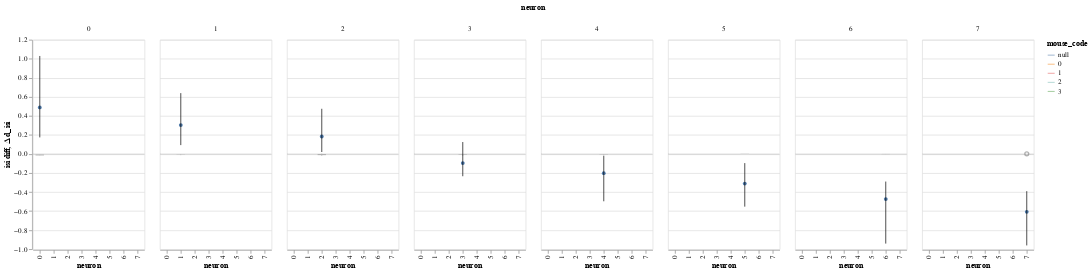

Notebook cell for this chart:
### Code cell
(chart_d+chart_p).facet(column='neuron')

### Figure 1 — Vega-Lite specification as saved in the notebook (floating-point values rounded to 4 significant figures)
{"config": {"view": {"continuousWidth": 400, "continuousHeight": 300}}, "data": {"name": "data-78a3a6a28a25f4ab50ee77d383b8af43"}, "facet": {"column": {"type": "quantitative", "field": "neuron"}}, "spec": {"layer": [{"mark": {"type": "line", "fill": null, "opacity": 0.5, "size": 3}, "encoding": {"color": {"type": "nominal", "field": "mouse_code"}, "x": {"type": "ordinal", "field": "neuron"}, "y": {"type": "quantitative", "field": "isi diff", "scale": {"zero": false}}}}, {"mark": {"type": "boxplot", "color": "black", "opacity": 0.3, "size": 12}, "encoding": {"x": {"type": "ordinal", "field": "neuron"}, "y": {"type": "quantitative", "field": "isi diff", "scale": {"zero": false}}}}, {"layer": [{"mark": {"type": "line", "color": "black", "point": true}, "encoding": {"x": {"type": "ordinal", "field": "neuron"}, "y": {"type": "quantitative", "field": "Bayes condition mean", "impute": {"value": "value"}}}}, {"mark": {"type": "rule", "color": "black", "opacity": 0.4, "size": 0.1}, "encoding": {"y": {"type": "quantitative", "field": "zero"}}}, {"mark": "rule", "encoding": {"x": {"type": "ordinal", "field": "neuron"}, "y": {"type": "quantitative", "field": "Bayes condition CI0", "scale": {"domain": [-0.9606, 1.03], "zero": false}, "title": "Δ d_isi"}, "y2": {"field": "Bayes condition CI1"}}}]}]}, "$schema": "https://vega.github.io/schema/vega-lite/v4.8.1.json", "datasets": {"data-78a3a6a28a25f4ab50ee77d383b8af43": [{"neuron": 0.0, "mouse_code": 0.0, "neuron_code": 0.0, "i_trial": 0.0, "log_firing_rate": 0.3928, "Firing rate": 79.08, "firing_rate": 79.08, "i_spike": 2.0, "isi diff": -0.006175, "log_isi": -0.02537, "isi": null, "Bayes condition CI0": null, "Bayes condition CI1": null, "Bayes condition mean": null, "zero": 0}, {"neuron": 0.0, "mouse_code": 1.0, "neuron_code": 0.0, "i_trial": 0.0, "log_firing_rate": 0.3002, "Firing rate": 127.4, "firing_rate": 127.4, "i_spike": 5.0, "isi diff": -0.005183, "log_isi": -0.03532, "isi": null, "Bayes condition CI0": null, "Bayes condition CI1": null, "Bayes condition mean": null, "zero": 0}, {"neuron": 0.0, "mouse_code": 2.0, "neuron_code": 0.0, "i_trial": 0.0, "log_firing_rate": -0.06245, "Firing rate": -10.03, "firing_rate": -10.03, "i_spike": 8.0, "isi diff": -0.01482, "log_isi": -0.07841, "isi": null, "Bayes condition CI0": null, "Bayes condition CI1": null, "Bayes condition mean": null, "zero": 0}, {"neuron": 0.0, "mouse_code": 3.0, "neuron_code": 0.0, "i_trial": 0.0, "log_firing_rate": -0.0758, "Firing rate": -15.84, "firing_rate": -15.84, "i_spike": 11.0, "isi diff": -0.0179, "log_isi": -0.1011, "isi": null, "Bayes condition CI0": null, "Bayes condition CI1": null, "Bayes condition mean": null, "zero": 0}, {"neuron": 1.0, "mouse_code": 0.0, "neuron_code": 0.0, "i_trial": 0.0, "log_firing_rate": 0.02036, "Firing rate": 20.28, "firing_rate": 20.28, "i_spike": 0.5, "isi diff": -0.001134, "log_isi": -0.005091, "isi": null, "Bayes condition CI0": null, "Bayes condition CI1": null, "Bayes condition mean": null, "zero": 0}, {"neuron": 1.0, "mouse_code": 1.0, "neuron_code": 0.0, "i_trial": 0.0, "log_firing_rate": -0.08729, "Firing rate": -21.32, "firing_rate": -21.32, "i_spike": 4.5, "isi diff": -0.006835, "log_isi": -0.0422, "isi": null, "Bayes condition CI0": null, "Bayes condition CI1": null, "Bayes condition mean": null, "zero": 0}, {"neuron": 1.0, "mouse_code": 2.0, "neuron_code": 0.0, "i_trial": 0.0, "log_firing_rate": -0.322, "Firing rate": -92.1, "firing_rate": -92.1, "i_spike": 5.75, "isi diff": -0.005904, "log_isi": -0.04308, "isi": null, "Bayes condition CI0": null, "Bayes condition CI1": null, "Bayes condition mean": null, "zero": 0}, {"neuron": 1.0, "mouse_code": 3.0, "neuron_code": 0.0, "i_trial": 0.0, "log_firing_rate": -0.08783, "Firing rate": -64.99, "firing_rate": -64.99, "i_spike": 10.25, "isi diff": -0.01223, "log_isi": -0.08135, "isi": null, "Bayes condition CI0": null, "Bayes condition CI1": null, "Bayes condition mean": null, "zero": 0}, {"neuron": 2.0, "mouse_code": 0.0, "neuron_code": 0.0, "i_trial": 0.0, "log_firing_rate": 0.01073, "Firing rate": -2.512, "firing_rate": -2.512, "i_spike": -2.5, "isi diff": 0.00378, "log_isi": 0.02495, "isi": null, "Bayes condition CI0": null, "Bayes condition CI1": null, "Bayes condition mean": null, "zero": 0}, {"neuron": 2.0, "mouse_code": 1.0, "neuron_code": 0.0, "i_trial": 0.0, "log_firing_rate": 0.003377, "Firing rate": 3.719, "firing_rate": 3.719, "i_spike": 18.25, "isi diff": -0.02097, "log_isi": -0.1371, "isi": null, "Bayes condition CI0": null, "Bayes condition CI1": null, "Bayes condition mean": null, "zero": 0}, {"neuron": 2.0, "mouse_code": 2.0, "neuron_code": 0.0, "i_trial": 0.0, "log_firing_rate": -0.7019, "Firing rate": -1026.0, "firing_rate": -1026.0, "i_spike": 4.25, "isi diff": -0.002175, "log_isi": -0.01881, "isi": null, "Bayes condition CI0": null, "Bayes condition CI1": null, "Bayes condition mean": null, "zero": 0}, {"neuron": 2.0, "mouse_code": 3.0, "neuron_code": 0.0, "i_trial": 0.0, "log_firing_rate": -0.006579, "Firing rate": 0.2019, "firing_rate": 0.2019, "i_spike": 9.5, "isi diff": -0.008691, "log_isi": -0.07105, "isi": null, "Bayes condition CI0": null, "Bayes condition CI1": null, "Bayes condition mean": null, "zero": 0}, {"neuron": 3.0, "mouse_code": 0.0, "neuron_code": 0.0, "i_trial": 0.0, "log_firing_rate": 0.3964, "Firing rate": 377.3, "firing_rate": 377.3, "i_spike": 7.25, "isi diff": -0.004787, "log_isi": -0.04603, "isi": null, "Bayes condition CI0": null, "Bayes condition CI1": null, "Bayes condition mean": null, "zero": 0}, {"neuron": 3.0, "mouse_code": 1.0, "neuron_code": 0.0, "i_trial": 0.0, "log_firing_rate": -0.1568, "Firing rate": -37.94, "firing_rate": -37.94, "i_spike": 9.75, "isi diff": -0.007624, "log_isi": -0.0624, "isi": null, "Bayes condition CI0": null, "Bayes condition CI1": null, "Bayes condition mean": null, "zero": 0}, {"neuron": 3.0, "mouse_code": 2.0, "neuron_code": 0.0, "i_trial": 0.0, "log_firing_rate": -0.02939, "Firing rate": -3.31, "firing_rate": -3.31, "i_spike": 4.25, "isi diff": -0.003099, "log_isi": -0.02549, "isi": null, "Bayes condition CI0": null, "Bayes condition CI1": null, "Bayes condition mean": null, "zero": 0}, {"neuron": 3.0, "mouse_code": 3.0, "neuron_code": 0.0, "i_trial": 0.0, "log_firing_rate": 0.2824, "Firing rate": 82.39, "firing_rate": 82.39, "i_spike": 25.0, "isi diff": -0.01834, "log_isi": -0.1589, "isi": null, "Bayes condition CI0": null, "Bayes condition CI1": null, "Bayes condition mean": null, "zero": 0}, {"neuron": 4.0, "mouse_code": 0.0, "neuron_code": 0.0, "i_trial": 0.0, "log_firing_rate": -0.4119, "Firing rate": -782.8, "firing_rate": -782.8, "i_spike": 1.25, "isi diff": -0.0004402, "log_isi": -0.005188, "isi": null, "Bayes condition CI0": null, "Bayes condition CI1": null, "Bayes condition mean": null, "zero": 0}, {"neuron": 4.0, "mouse_code": 1.0, "neuron_code": 0.0, "i_trial": 0.0, "log_firing_rate": 0.08588, "Firing rate": 18.14, "firing_rate": 18.14, "i_spike": 13.25, "isi diff": -0.007435, "log_isi": -0.07567, "isi": null, "Bayes condition CI0": null, "Bayes condition CI1": null, "Bayes condition mean": null, "zero": 0}, {"neuron": 4.0, "mouse_code": 2.0, "neuron_code": 0.0, "i_trial": 0.0, "log_firing_rate": 0.239, "Firing rate": 134.3, "firing_rate": 134.3, "i_spike": 8.25, "isi diff": -0.004444, "log_isi": -0.04535, "isi": null, "Bayes condition CI0": null, "Bayes condition CI1": null, "Bayes condition mean": null, "zero": 0}, {"neuron": 4.0, "mouse_code": 3.0, "neuron_code": 0.0, "i_trial": 0.0, "log_firing_rate": 0.008191, "Firing rate": 2.076, "firing_rate": 2.076, "i_spike": 15.25, "isi diff": -0.00926, "log_isi": -0.08579, "isi": null, "Bayes condition CI0": null, "Bayes condition CI1": null, "Bayes condition mean": null, "zero": 0}, {"neuron": 5.0, "mouse_code": 0.0, "neuron_code": 0.0, "i_trial": 0.0, "log_firing_rate": -0.06625, "Firing rate": -31.52, "firing_rate": -31.52, "i_spike": -7.0, "isi diff": 0.00198, "log_isi": 0.02658, "isi": null, "Bayes condition CI0": null, "Bayes condition CI1": null, "Bayes condition mean": null, "zero": 0}, {"neuron": 5.0, "mouse_code": 1.0, "neuron_code": 0.0, "i_trial": 0.0, "log_firing_rate": -0.5761, "Firing rate": -1060.0, "firing_rate": -1060.0, "i_spike": -5.25, "isi diff": 0.0015, "log_isi": 0.01823, "isi": null, "Bayes condition CI0": null, "Bayes condition CI1": null, "Bayes condition mean": null, "zero": 0}, {"neuron": 5.0, "mouse_code": 2.0, "neuron_code": 0.0, "i_trial": 0.0, "log_firing_rate": -0.1907, "Firing rate": -81.93, "firing_rate": -81.93, "i_spike": -1.25, "isi diff": -0.0002581, "log_isi": 0.003802, "isi": null, "Bayes condition CI0": null, "Bayes condition CI1": null, "Bayes condition mean": null, "zero": 0}, {"neuron": 5.0, "mouse_code": 3.0, "neuron_code": 0.0, "i_trial": 0.0, "log_firing_rate": 0.03136, "Firing rate": 6.956, "firing_rate": 6.956, "i_spike": -2.0, "isi diff": -0.0002867, "log_isi": -0.003133, "isi": null, "Bayes condition CI0": null, "Bayes condition CI1": null, "Bayes condition mean": null, "zero": 0}, {"neuron": 6.0, "mouse_code": 0.0, "neuron_code": 0.0, "i_trial": 0.0, "log_firing_rate": -0.3031, "Firing rate": -238.6, "firing_rate": -238.6, "i_spike": -0.5, "isi diff": 0.0003105, "log_isi": 0.00521, "isi": null, "Bayes condition CI0": null, "Bayes condition CI1": null, "Bayes condition mean": null, "zero": 0}, {"neuron": 6.0, "mouse_code": 1.0, "neuron_code": 0.0, "i_trial": 0.0, "log_firing_rate": 0.4092, "Firing rate": 498.0, "firing_rate": 498.0, "i_spike": 3.75, "isi diff": -0.001264, "log_isi": -0.01609, "isi": null, "Bayes condition CI0": null, "Bayes condition CI1": null, "Bayes condition mean": null, "zero": 0}, {"neuron": 6.0, "mouse_code": 2.0, "neuron_code": 0.0, "i_trial": 0.0, "log_firing_rate": 0.1148, "Firing rate": 185.2, "firing_rate": 185.2, "i_spike": 11.0, "isi diff": -0.002547, "log_isi": -0.03821, "isi": null, "Bayes condition CI0": null, "Bayes condition CI1": null, "Bayes condition mean": null, "zero": 0}, {"neuron": 6.0, "mouse_code": 3.0, "neuron_code": 0.0, "i_trial": 0.0, "log_firing_rate": 0.07169, "Firing rate": 30.43, "firing_rate": 30.43, "i_spike": -2.75, "isi diff": 0.0009205, "log_isi": 0.01259, "isi": null, "Bayes condition CI0": null, "Bayes condition CI1": null, "Bayes condition mean": null, "zero": 0}, {"neuron": 7.0, "mouse_code": 0.0, "neuron_code": 0.0, "i_trial": 0.0, "log_firing_rate": 0.2571, "Firing rate": 220.4, "firing_rate": 220.4, "i_spike": 9.0, "isi diff": -0.001615, "log_isi": -0.02886, "isi": null, "Bayes condition CI0": null, "Bayes condition CI1": null, "Bayes condition mean": null, "zero": 0}, {"neuron": 7.0, "mouse_code": 1.0, "neuron_code": 0.0, "i_trial": 0.0, "log_firing_rate": 0.3, "Firing rate": 211.2, "firing_rate": 211.2, "i_spike": -15.5, "isi diff": 0.002305, "log_isi": 0.04486, "isi": null, "Bayes condition CI0": null, "Bayes condition CI1": null, "Bayes condition mean": null, "zero": 0}, {"neuron": 7.0, "mouse_code": 2.0, "neuron_code": 0.0, "i_trial": 0.0, "log_firing_rate": -0.1329, "Firing rate": -98.79, "firing_rate": -98.79, "i_spike": 16.25, "isi diff": -0.002455, "log_isi": -0.04633, "isi": null, "Bayes condition CI0": null, "Bayes condition CI1": null, "Bayes condition mean": null, "zero": 0}, {"neuron": 7.0, "mouse_code": 3.0, "neuron_code": 0.0, "i_trial": 0.0, "log_firing_rate": -0.1676, "Firing rate": -99.95, "firing_rate": -99.95, "i_spike": 10.25, "isi diff": -0.00187, "log_isi": -0.03393, "isi": null, "Bayes condition CI0": null, "Bayes condition CI1": null, "Bayes condition mean": null, "zero": 0}, {"neuron": 0.0, "mouse_code": null, "neuron_code": 0.0, "i_trial": 0.5, "log_firing_rate": 1.631, "Firing rate": 43.74, "firing_rate": 43.74, "i_spike": 34.5, "isi diff": null, "log_isi": -0.9964, "isi": 0.1014, "Bayes condition CI0": 0.1745, "Bayes condition CI1": 1.03, "Bayes condition mean": 0.4896, "zero": 0}, {"neuron": 1.0, "mouse_code": null, "neuron_code": 4.0, "i_trial": 0.5, "log_firing_rate": 2.182, "Firing rate": 219.4, "firing_rate": 219.4, "i_spike": 54.5, "isi diff": null, "log_isi": -1.192, "isi": 0.06465, "Bayes condition CI0": 0.0933, "Bayes condition CI1": 0.6397, "Bayes condition mean": 0.304, "zero": 0}, {"neuron": 2.0, "mouse_code": null, "neuron_code": 8.0, "i_trial": 0.5, "log_firing_rate": 2.088, "Firing rate": 129.2, "firing_rate": 129.2, "i_spike": 57.5, "isi diff": null, "log_isi": -1.221, "isi": 0.06021, "Bayes condition CI0": 0.02101, "Bayes condition CI1": 0.4752, "Bayes condition mean": 0.1838, "zero": 0}, {"neuron": 3.0, "mouse_code": null, "neuron_code": 12.0, "i_trial": 0.5, "log_firing_rate": 2.11, "Firing rate": 131.2, "firing_rate": 131.2, "i_spike": 63.75, "isi diff": null, "log_isi": -1.258, "isi": 0.05524, "Bayes condition CI0": -0.2336, "Bayes condition CI1": 0.1258, "Bayes condition mean": -0.09522, "zero": 0}, {"neuron": 4.0, "mouse_code": null, "neuron_code": 16.0, "i_trial": 0.5, "log_firing_rate": 2.67, "Firing rate": 966.6, "firing_rate": 966.6, "i_spike": 82.0, "isi diff": null, "log_isi": -1.373, "isi": 0.04239, "Bayes condition CI0": -0.4967, "Bayes condition CI1": -0.01737, "Bayes condition mean": -0.2016, "zero": 0}, {"neuron": 5.0, "mouse_code": null, "neuron_code": 20.0, "i_trial": 0.5, "log_firing_rate": 2.352, "Firing rate": 238.3, "firing_rate": 238.3, "i_spike": 101.5, "isi diff": null, "log_isi": -1.46, "isi": 0.03489, "Bayes condition CI0": -0.5531, "Bayes condition CI1": -0.09554, "Bayes condition mean": -0.3106, "zero": 0}, {"neuron": 6.0, "mouse_code": null, "neuron_code": 24.0, "i_trial": 0.5, "log_firing_rate": 2.732, "Firing rate": 540.8, "firing_rate": 540.8, "i_spike": 130.0, "isi diff": null, "log_isi": -1.574, "isi": 0.02669, "Bayes condition CI0": -0.9411, "Bayes condition CI1": -0.2895, "Bayes condition mean": -0.4736, "zero": 0}, {"neuron": 7.0, "mouse_code": null, "neuron_code": 28.0, "i_trial": 0.5, "log_firing_rate": 2.328, "Firing rate": 218.1, "firing_rate": 218.1, "i_spike": 142.2, "isi diff": null, "log_isi": -1.609, "isi": 0.02464, "Bayes condition CI0": -0.9606, "Bayes condition CI1": -0.3904, "Bayes condition mean": -0.6072, "zero": 0}]}}
